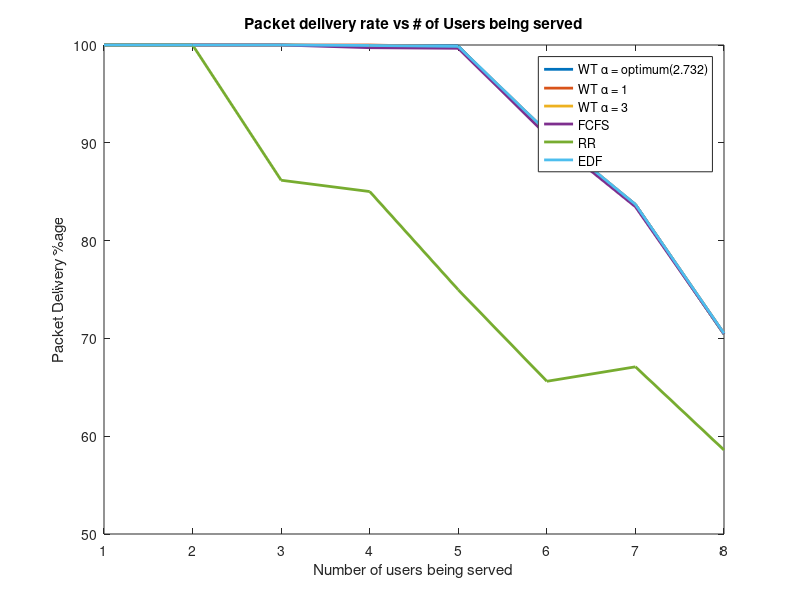

MATLAB code for this plot:
clear;
clc;
close all;
x = 1:8;

packet_a_OPT = [2556	5280	8625	12427	16351	20533	25619	30444];
packet_a_OPTd = [2556	5280	8625	12414	16335	18648	21437	21438];

packet_a_1 = [2582	5184	8651	12264	16380	20533	25586	30386];
packet_a_1D = [2582	5184	8651	12264	16350	18712	21413	21424];

packet_a_3 = [2556	5210	8689	12415	16513	20641	25452	30381];
packet_a_3D = [2556	5210	8689	12399	16481	18757	21272	21407];

packet_FCFS = [2556	5280	8759	12345	16334	20548	25549	30288];
packet_FCFSd = [2556	5280	8759	12311	16279	18650	21324	21344];

packet_EDF = [2582	5184	8689	12415	16351	20512	25637	30303];
packet_EDFd = [2582	5184	8689	12409	16328	18694	21459	21368];

packet_RR = [2556	5159	7803	12286	16546	20352	24649	28722];
packet_RRd = [2556	5159	6724	10445	12404	13354	16538	16828];

packet_a_OPT_drop = 100*(packet_a_OPT - packet_a_OPTd)./packet_a_OPT;
packet_a_1_drop = 100*(packet_a_1 - packet_a_1D)./packet_a_1;
packet_a_3_drop = 100*(packet_a_3 - packet_a_3D)./packet_a_3;

packet_a_OPT_drop = 100*(packet_a_OPTd)./packet_a_OPT;
packet_a_1_drop = 100*(packet_a_1D)./packet_a_1;
packet_a_3_drop = 100*(packet_a_3D)./packet_a_3;
packet_FCFS_drop = 100*(packet_FCFSd)./packet_FCFS;
packet_EDF_drop = 100*(packet_EDFd)./packet_EDF;
packet_RR_drop = 100*(packet_RRd)./packet_RR;


plot(x, packet_a_OPT_drop, 'LineWidth', 2);
hold on;
plot(x, packet_a_1_drop, 'LineWidth', 2);
hold on;
plot(x, packet_a_3_drop, 'LineWidth', 2);
hold on;
plot(x, packet_FCFS_drop, 'LineWidth', 2);
hold on;
plot(x, packet_RR_drop, 'LineWidth', 2);
hold on;
plot(x, packet_EDF_drop, 'LineWidth',2);
legend('WT \alpha = optimum(2.732)', 'WT \alpha = 1', 'WT \alpha = 3', 'FCFS', 'RR', 'EDF');
title('Packet delivery rate vs # of Users being served');
xlabel('Number of users being served');
ylabel('Packet Delivery %age')